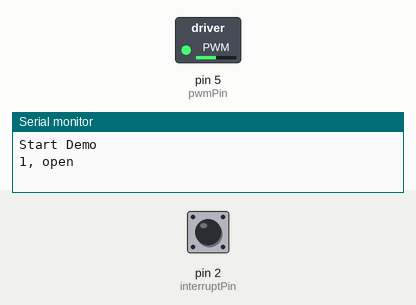
Recording of a sketch running on a simulated Arduino Uno, built with avr-gcc and run on an emulated ATmega328P. On the bench: switched loads named in the sketch (green lamp = pin HIGH), the last lines printed to the serial monitor. The inputs (shaded band) are chosen by the test bench; at power-on: pin 2 (interruptPin) HIGH.

Above: at 1.2 s.
1.3 s: pin 2 (interruptPin) pulled LOW for 0.15 s
At 3.6 s:
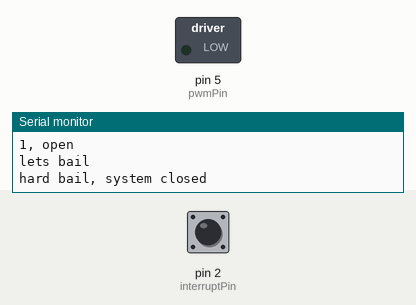
4.3 s: pin 2 (interruptPin) pulled LOW for 1 s
At 4.8 s:
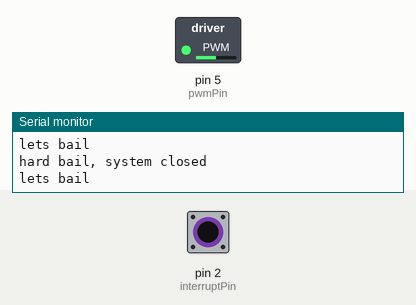
Timing chart, 0 to 7.3 s (numbered marks = the images above; inputs shaded):
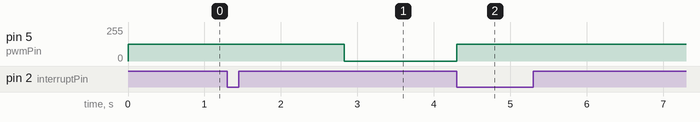

The sketch:

motorControlStuff.ino
```cpp
//20 teeth on little gear
//17 teeth to rotate 90 on big gear

//85% of full rotation will give 90 degrees

int pwmPin = 5;    // motor connected to digital pin 5
int in1 = 3;
int in2 = 6;
const byte interruptPin = 2;
volatile unsigned long previousMills;
volatile long savedTimeToMove;
volatile bool waiting = false;
int step = 1;

void setup() {

  Serial.begin(9600);

  // prime the interrupt pin
   pinMode(interruptPin, INPUT_PULLUP);
  //trigger the interrupt whenever a change is detected
  attachInterrupt(digitalPinToInterrupt(interruptPin), closeInterrupt, FALLING);

}

void loop() {

  //first thing I want to do is to check if the time is up to stop moving, if it is stop.
  unsigned long currentMills = millis();
  noInterrupts();
  if( currentMills - previousMills > savedTimeToMove ) {
    interrupts();
    //stop mving the motor
    analogWrite(pwmPin, 0);
    waiting = false;
    step = step + 1;
    //charlie wants a 4 sec wait between adjustments

    if (step != 100 ) {
    delay(4000);
    } else {
      analogWrite(pwmPin, 0);
      Serial.println("hard bail, system closed");
      delay(100000);
    }
  }
  interrupts();


 demo();

}

void move(int delayTime, int speed) {

  analogWrite(pwmPin, speed);
  // save how long to keep moving
  savedTimeToMove = delayTime;
  // save when you started
  previousMills = millis();

  // dont delay and stop here anymore, check time in loop and stop it there
  //delay(delayTime);
  // analogWrite(pwmPin, 0);

}


// this will open full, then 3/4, then 1/2, then 1/4 with 4 sec in between

void demo() {

noInterrupts();
   if ( waiting == false ) {
interrupts();


  if (step == 1) {
  // open full, start opeining clockwise
  Serial.println("Start Demo");

  digitalWrite(in1, HIGH);
  digitalWrite(in2, LOW);
  move(1530, 127);
  Serial.println("1, open");
  //delay(4000);
  waiting = true;
  }

  if ( step == 2) {
  // start closing, first 3/4, so move 1/4 in opposite direction (1/4 of the 1530 full move) ~= 382.5, (can use delayMicroseconds() if rounding hurts stuff)
  digitalWrite(in1, LOW);
  digitalWrite(in2, HIGH);
  move(383, 127);
  Serial.println("2");
  //delay(4000);
  waiting = true;
  }

  if (step == 3) {
  //now move to 1/2, we are at 3/4 fo we need to move another 1/4
  move(383, 127);
  Serial.println("3");
  //delay(4000);
  waiting = true;
  }

  if (step == 4) {
  // now move to 1/4, we are at 1/2 so move another 1/4
  move(383, 127);
  Serial.println("4");
  //delay(4000);
  waiting = true;
  }

  if(step == 5) {
  // now move to 0, we are at 1/4 so move another 1/4 to completley close
  move(383, 127);
  Serial.println("5, closed");
  //delay(4000);
  waiting = true;
  }

  if (step == 6) {
  //done hold up
  delay(99999);
  }

   }
  interrupts();
}


void closeInterrupt() {
  digitalWrite(in1, LOW);
  digitalWrite(in2, HIGH);
  analogWrite(pwmPin, 127);
  // save how long to keep moving
  savedTimeToMove = 1530;
  // save when you started
  previousMills = millis();
  Serial.println("lets bail");
  //delay(4000);
  waiting = true;
  step = 99;
}
```

Measured:
- after the input at 1.3 s, pin 5 (pwmPin): 127/255 → 0/255 after 1.5 s instead of 0.23 s
- after the input at 4.3 s, pin 5 (pwmPin): 0/255 → 127/255 at once
